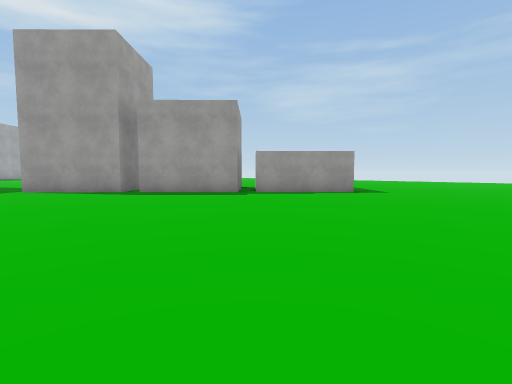
view 1 (above)

18 first-person views from a walk through a 3-D level made in the Unity game engine. The camera is 1.2 m above the floor, tilts 4° down and sees 85° across. The floor is counted in squares, 2 m on a side. Each view is taken from the middle of a square. On the plan, view 1 faces up. The plan holds only what a view shows up to about 9 squares ahead; the rest is blank. The place goes on beyond the plan. The player character is not drawn. Some surface patterns are stand-ins.

view 2
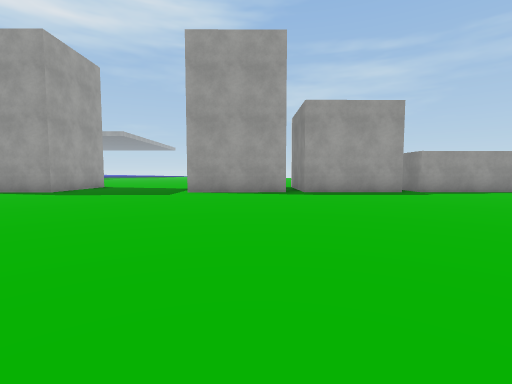

view 3
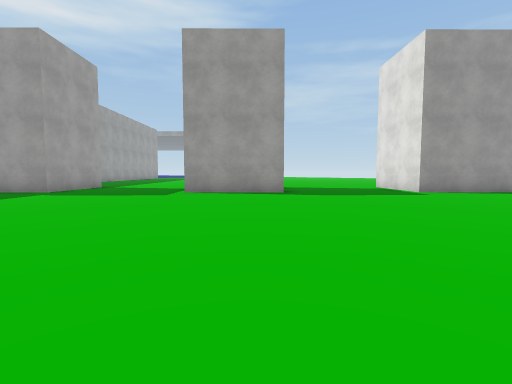

view 4
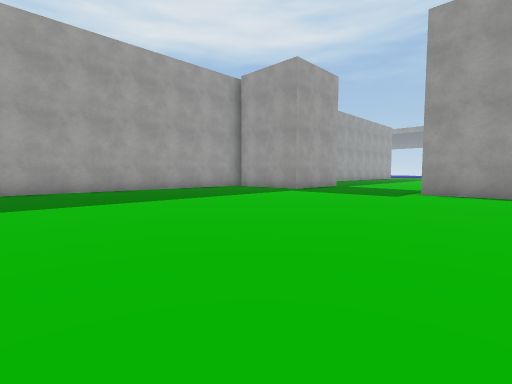

view 5
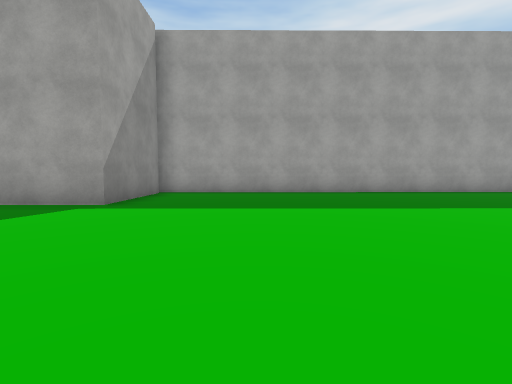

view 6
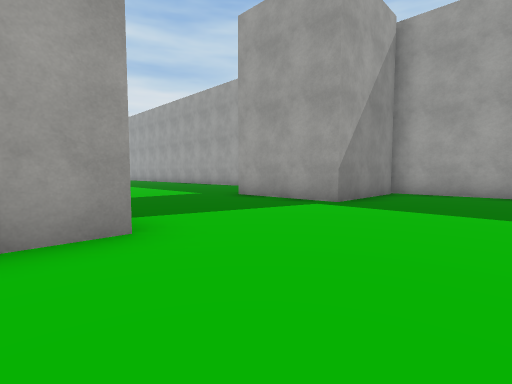

view 7
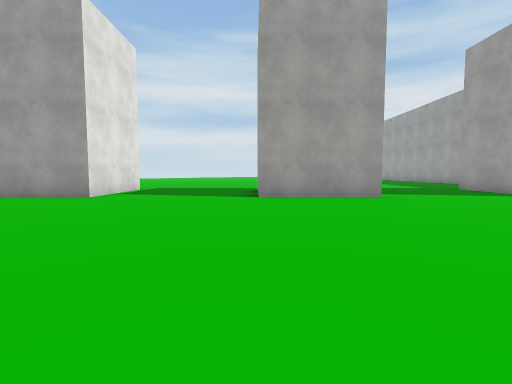

view 8
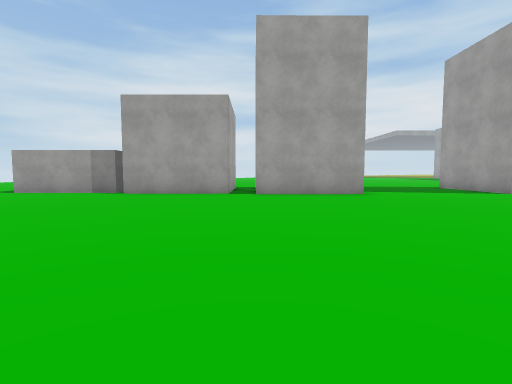

view 9
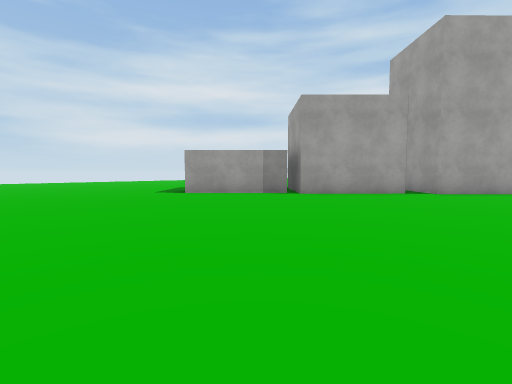

view 10
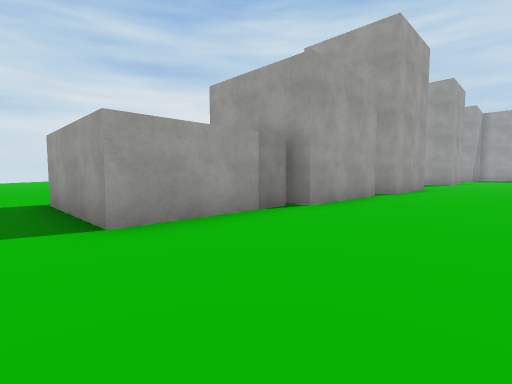

view 11
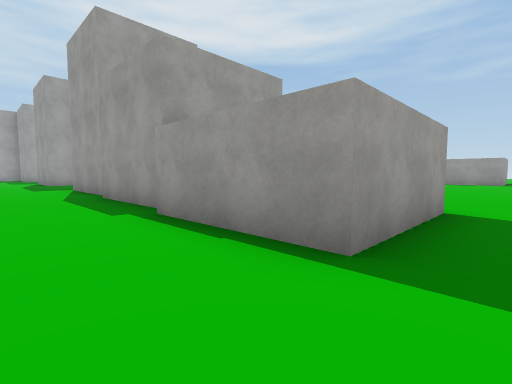

view 12
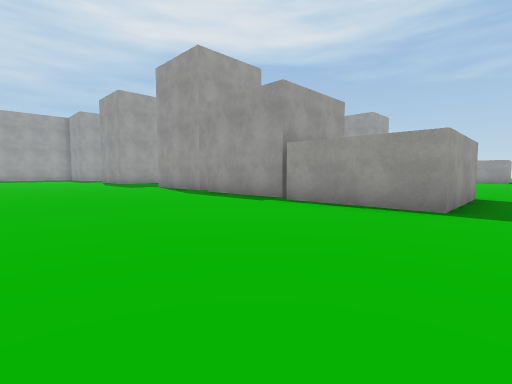

view 13
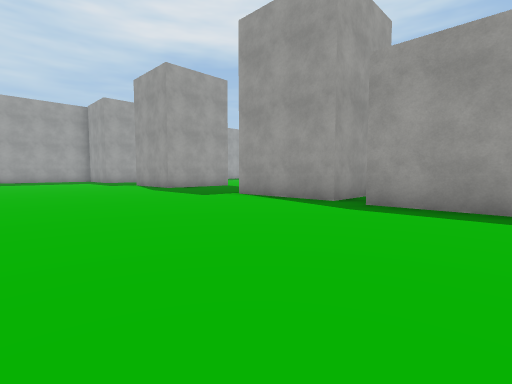

view 14
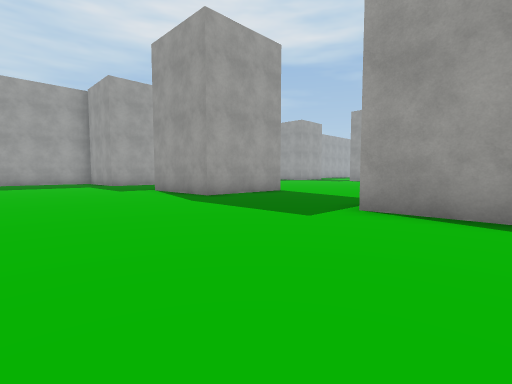

view 15
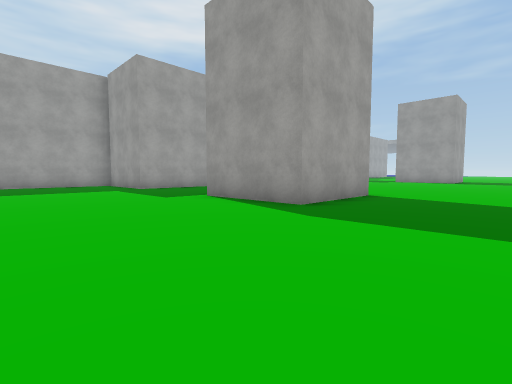

view 16
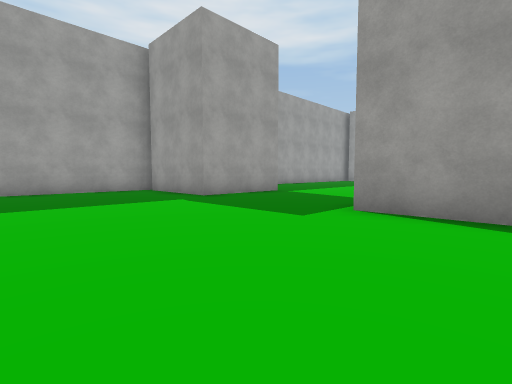

view 17
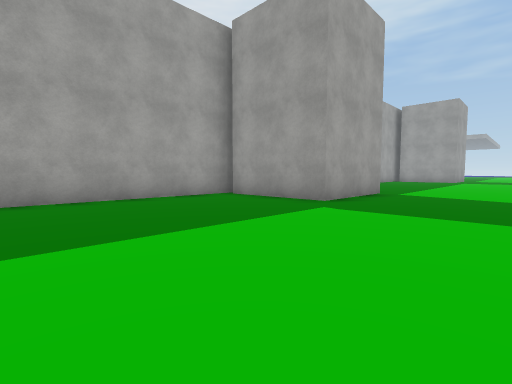

view 18
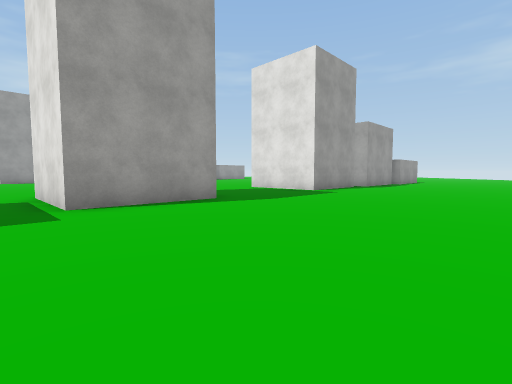

### Floor plan
Points are (right, up) in squares from view 1. A wall is a line through its corners. A room is listed if a view was taken in it or the views show most of it. See-through windows are left out.
Room 1 (views 1, 2, 3, 4, 5, 6, 7, 8, 9, 10, 11, 12, 13, 14, 15, 16, 17, 18)
walls: (-11.1, -2.8) (-11.1, -5.7) (-14, -5.8) (-14, -2.8) (-11.1, -2.8); (-7, -5.1) (-7, -2.7) (-4, -2.7) (-4, -5.7) (-7, -5.7); (-3.2, -2.9) (-0.3, -2.9) (-0.3, -4); (0.1, -3.7) (0.1, -3.2) (3.1, -3.1) (3.1, -6.1) (0, -6.2); (-0.2, -5.9) (-3.2, -5.9); (-11.2, 8.4) (-14.2, 8.4); (-4.1, 8.4) (-7.1, 8.4); (-0.5, 8.5) (-3.5, 8.5); (-21.4, -5.5) (-21.4, -10.8); (3, 8.5) (0, 8.5); (-21.5, 7.9) (-21.5, -2.8) (-18.1, -2.8) (-18.1, -5.8) (-21.1, -5.8)
ways out: opening at (-17.5, 7.3); opening at (-9, 8); opening at (4, 8)

Where each view was taken, in squares from view 1:
view 1: 0 up, 0 right, facing up
view 2: 0 up, 5 left, facing up
view 3: 0 up, 12 left, facing up
view 4: 0 up, 12 left, facing up-left
view 5: 0 up, 13 left, facing left
view 6: 0 up, 13 left, facing down-left
view 7: 4 up, 11 left, facing down
view 8: 5 up, 4 left, facing down
view 9: 5 up, 1 right, facing down
view 10: 0 up, 4 right, facing down-left
view 11: 8 down, 4 right, facing up-left
view 12: 11 down, 4 right, facing up-left
view 13: 11 down, 1 left, facing up-left
view 14: 10 down, 5 left, facing up-left
view 15: 10 down, 8 left, facing up-left
view 16: 10 down, 12 left, facing up-left
view 17: 11 down, 15 left, facing up-left
view 18: 11 down, 15 left, facing up-right
